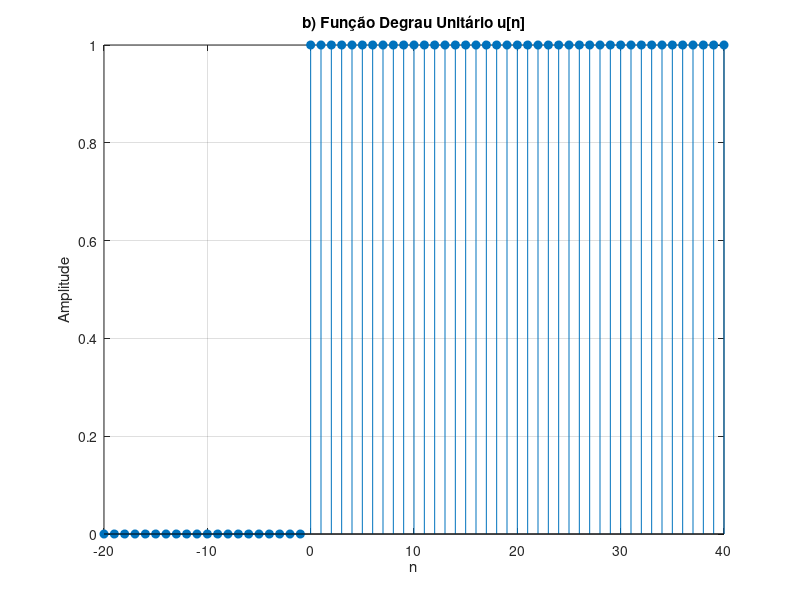

The MATLAB script that drew this image:
% parte1_b.m
n = -20:40;
x_b = (n >= 0);
figure(1);
stem(n, x_b, 'filled');
title('b) Função Degrau Unitário u[n]');
xlabel('n'); ylabel('Amplitude'); grid on; xlim([-20 40]);
print('../figuras/parte1_b.png', '-dpng');
